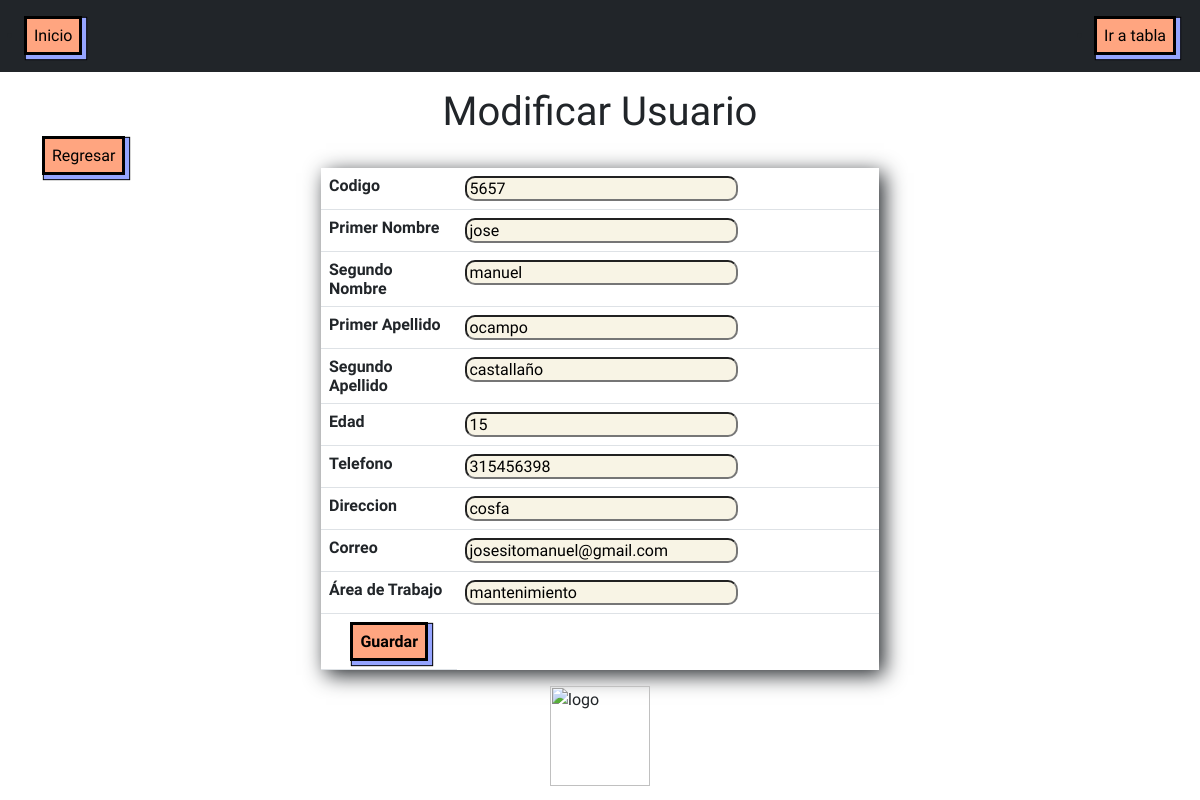
/modificar.php?id=5657, run on the app's committed database.
### tables this page shows
CREATE TABLE `alape` (
  `Codigo` int(4) NOT NULL,
  `p_nombre` varchar(20) NOT NULL,
  `s_nombre` varchar(30) NOT NULL,
  `p_apellido` varchar(20) NOT NULL,
  `s_apellido` varchar(30) NOT NULL,
  `edad` int(2) NOT NULL,
  `telefono` int(13) NOT NULL,
  `direccion` varchar(20) NOT NULL,
  `correo` varchar(50) NOT NULL,
  `area_de_trabajo` varchar(50) NOT NULL
);

### modificar.php (the view, shortened to what this page needs)
<?php
	require('conexion.php');
	$id=$_GET['id'];
	$query="SELECT Codigo, p_nombre, s_nombre, p_apellido, s_apellido,
	edad, telefono, direccion, correo, area_de_trabajo FROM alape WHERE Codigo = $id";
	$resultado=$mysqli->query($query);
	$row=$resultado->fetch_assoc();
?>
<html>
	<head>
		<link rel="stylesheet" href="styles2.css">
		<link href="https://cdn.jsdelivr.net/npm/bootstrap@5.0.2/dist/css/bootstrap.min.css" rel="stylesheet"
>
	</head>
	<body class="body-css">
			<nav>
				<ul class="navbar navbar-dark bg-dark p-4">
					<li><a class="a-css" href="index.php">Inicio</a></li>
					<li><a class="a-css" href="tabla.php">Ir a tabla</a></li>
				</ul>
			</nav>
		<div class="container">
			<center><h1>Modificar Usuario</h1></center>
			<a class="a-css" href="index.php">Regresar</a>
			<form class="form w-50 mx-auto" name="form" method="post" action="mod_usuario.php">
				<table class="tabla2-css table">
					<tr>
						<td><b>Codigo</b></td>
						<td><input class="input-text-css" type="text" name="Codigo" size="25"  value="<?php echo $row['Codigo']; ?>" /></td>
					</tr>
					<tr>
						<td><b>Primer Nombre</b></td>
						<td><input class="input-text-css"  type="text" name="p_nombre" size="25" value="<?php echo $row['p_nombre'];?>" /></td>
					</tr>
					<tr>
						<td width="20"><b>Segundo Nombre</b></td>
						<td width="30"><input class="input-text-css" type="text" name="s_nombre" size="25" value="<?php echo $row['s_nombre']; ?>" /></td>
					</tr>
					<tr>
						<td width="20"><b>Primer Apellido</b></td>
						<td width="30"><input class="input-text-css" type="text" name="p_apellido" size="25" value="<?php echo $row['p_apellido']; ?>" /></td>
					</tr>
					<tr>
						<td width="20"><b>Segundo Apellido</b></td>
						<td width="30"><input class="input-text-css" type="text" name="s_apellido" size="25" value="<?php echo $row['s_apellido']; ?>" /></td>
					</tr>
					<tr>
						<td width="20"><b>Edad</b></td>
						<td width="30"><input class="input-text-css" type="text" name="edad" size="25" value="<?php echo $row['edad']; ?>" /></td>
					</tr>
					<tr>
						<td width="20"><b>Telefono</b></td>
						<td width="30"><input class="input-text-css" type="text" name="telefono" size="25" value="<?php echo $row['telefono']; ?>" /></td>
					</tr>
					<tr>
						<td width="20"><b>Direccion</b></td>
						<td width="30"><input class="input-text-css" type="text" name="direccion" size="25" value="<?php echo $row['direccion']; ?>" /></td>
					</tr>
					<tr>
						<td width="20"><b>Correo</b></td>
						<td width="30"><input class="input-text-css" type="email" name="correo" size="25" value="<?php echo $row['correo']; ?>" /></td>
					</tr>
					<tr>
						<td><b>Área de Trabajo</b></td>
						<td><input class="input-text-css" type="text" name="area_de_trabajo" size="25" value="<?php echo $row['area_de_trabajo']; ?>" /></td>
					</tr>
					<tr>
						<td><center><input class="input-css" type="submit" name="Guardar" value="Guardar" /></center></td>
					</tr>
				</table>
			</form>
		</div>
		<footer>
		<img width="100px" class="img-fluid mx-auto d-block " src="https://www.cosfacali.edu.co/images/Pequeo_Logo_Cosfa_2013-2014.png" alt="logo">
		</footer>
	</body>
</html>

### styles2.css (style rules this page uses)
.body-css { background-image: url(https://s3-us-west-2.amazonaws.com/s.cdpn.io/38816/image-from-rawpixel-id-2210775-jpeg.jpg); background-repeat: none; background-size: cover; font-family: "Rajdhani", sans-serif; font-weight: 400; font-style: normal; }
.tabla2-css { height: 200px; background-color: white; box-shadow: 5px 5px 20px ; }
.input-text-css { background-color: #f8f4e5; border-radius: 10px; }
.input-css { padding: 7px; color:black; border: solid black; background-color: #ffa580; font-weight: bold; box-shadow: 3px 3px 1px 1px #95a4ff, 3px 3px 1px 2px rgba(0,0,0,1) }
.a-css { padding: 7px; background-color: #ffa580; text-decoration: none; color:black; border: solid black; box-shadow: 3px 3px 1px 1px #95a4ff, 3px 3px 1px 2px rgba(0,0,0,1) }

### data on the page
alape: Codigo "5657", p_nombre "jose", s_nombre "manuel", p_apellido "ocampo", s_apellido "castallaño", edad "15", telefono "315456398", direccion "cosfa", correo "josesitomanuel@gmail.com", area_de_trabajo "mantenimiento"
